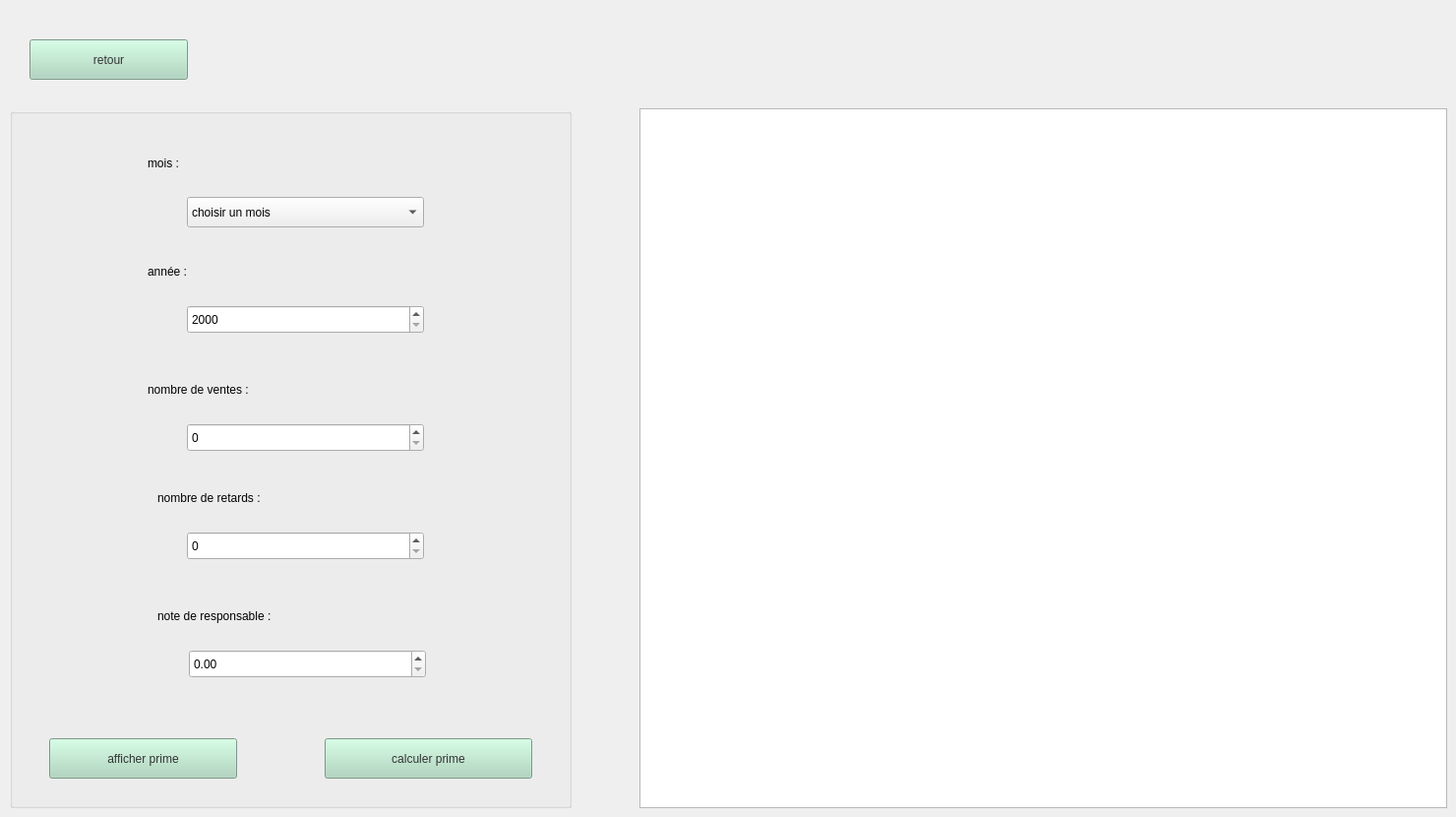
    <widget class="QWidget" name="performance_e">
     <widget class="QGroupBox" name="groupBox_9">
      <property name="geometry">
       <rect>
        <x>10</x>
        <y>110</y>
        <width>571</width>
        <height>711</height>
       </rect>
      </property>
      <property name="title">
       <string/>
      </property>
      <widget class="QPushButton" name="bafficher_primes_e">
       <property name="geometry">
        <rect>
         <x>40</x>
         <y>640</y>
         <width>191</width>
         <height>41</height>
        </rect>
       </property>
       <property name="styleSheet">
        <string notr="true">background-color: rgb(168, 213, 186);
font: 14pt &quot;Segoe UI&quot;;
color: rgb(51, 51, 51);</string>
       </property>
       <property name="text">
        <string>afficher prime</string>
       </property>
      </widget>
      <widget class="QPushButton" name="bcalculer_prime_e">
       <property name="geometry">
        <rect>
         <x>320</x>
         <y>640</y>
         <width>211</width>
         <height>41</height>
        </rect>
       </property>
       <property name="styleSheet">
        <string notr="true">background-color: rgb(168, 213, 186);
font: 14pt &quot;Segoe UI&quot;;
color: rgb(51, 51, 51);</string>
       </property>
       <property name="text">
        <string>calculer prime</string>
       </property>
      </widget>
      <widget class="QSpinBox" name="spinnb_ventes_e">
       <property name="geometry">
        <rect>
         <x>180</x>
         <y>320</y>
         <width>241</width>
         <height>29</height>
        </rect>
       </property>
       <property name="maximum">
        <number>300</number>
       </property>
      </widget>
      <widget class="QLabel" name="label_59">
       <property name="geometry">
        <rect>
         <x>140</x>
         <y>150</y>
         <width>151</width>
         <height>31</height>
        </rect>
       </property>
       <property name="styleSheet">
        <string notr="true">font: 14pt &quot;Segoe UI&quot;;
color: rgb(0, 0, 0);
</string>
       </property>
       <property name="text">
        <string>année :</string>
       </property>
      </widget>
      <widget class="QLabel" name="label_61">
       <property name="geometry">
        <rect>
         <x>150</x>
         <y>380</y>
         <width>231</width>
         <height>31</height>
        </rect>
       </property>
       <property name="styleSheet">
        <string notr="true">font: 14pt &quot;Segoe UI&quot;;
color: rgb(0, 0, 0);
</string>
       </property>
       <property name="text">
        <string>nombre de retards :</string>
       </property>
      </widget>
      <widget class="QDoubleSpinBox" name="dspinnote_resp_e">
       <property name="geometry">
        <rect>
         <x>182</x>
         <y>550</y>
         <width>241</width>
         <height>29</height>
        </rect>
       </property>
       <property name="maximum">
        <double>10.000000000000000</double>
       </property>
      </widget>
      <widget class="QLabel" name="label_60">
       <property name="geometry">
        <rect>
         <x>140</x>
         <y>270</y>
         <width>221</width>
         <height>31</height>
        </rect>
       </property>
       <property name="styleSheet">
        <string notr="true">font: 14pt &quot;Segoe UI&quot;;
color: rgb(0, 0, 0);
</string>
       </property>
       <property name="text">
        <string>nombre de ventes :</string>
       </property>
      </widget>
      <widget class="QLabel" name="label_39">
       <property name="geometry">
        <rect>
         <x>140</x>
         <y>40</y>
         <width>151</width>
         <height>31</height>
        </rect>
       </property>
       <property name="styleSheet">
        <string notr="true">font: 14pt &quot;Segoe UI&quot;;
color: rgb(0, 0, 0);
</string>
       </property>
       <property name="text">
        <string>mois :</string>
       </property>
      </widget>
      <widget class="QSpinBox" name="spinnb_retards_e">
       <property name="geometry">
        <rect>
         <x>180</x>
         <y>430</y>
         <width>241</width>
         <height>29</height>
        </rect>
       </property>
       <property name="maximum">
        <number>100</number>
       </property>
      </widget>
      <widget class="QSpinBox" name="spinannee_prime_e">
       <property name="geometry">
        <rect>
         <x>180</x>
         <y>200</y>
         <width>241</width>
         <height>29</height>
        </rect>
       </property>
       <property name="minimum">
        <number>2000</number>
       </property>
       <property name="maximum">
        <number>2100</number>
       </property>
      </widget>
      <widget class="QLabel" name="label_62">
       <property name="geometry">
        <rect>
         <x>150</x>
         <y>500</y>
         <width>271</width>
         <height>31</height>
        </rect>
       </property>
       <property name="styleSheet">
        <string notr="true">font: 14pt &quot;Segoe UI&quot;;
color: rgb(0, 0, 0);
</string>
       </property>
       <property name="text">
        <string>note de responsable :</string>
       </property>
      </widget>
      <widget class="QComboBox" name="combomois_prime_e">
       <property name="geometry">
        <rect>
         <x>180</x>
         <y>90</y>
         <width>241</width>
         <height>31</height>
        </rect>
       </property>
       <item>
        <property name="text">
         <string>choisir un mois</string>
        </property>
       </item>
       <item>
        <property name="text">
         <string>janvier</string>
        </property>
       </item>
       <item>
        <property name="text">
         <string>fevrier</string>
        </property>
       </item>
       <item>
        <property name="text">
         <string>mars</string>
        </property>
       </item>
       <item>
        <property name="text">
         <string>avril</string>
        </property>
       </item>
       <item>
        <property name="text">
         <string>mai</string>
        </property>
       </item>
       <item>
        <property name="text">
         <string>juin</string>
        </property>
       </item>
       <item>
        <property name="text">
         <string>juillet</string>
        </property>
       </item>
       <item>
        <property name="text">
         <string>aout</string>
        </property>
       </item>
       <item>
        <property name="text">
         <string>septembre</string>
        </property>
       </item>
       <item>
        <property name="text">
         <string>octobre</string>
        </property>
       </item>
       <item>
        <property name="text">
         <string>novembre</string>
        </property>
       </item>
       <item>
        <property name="text">
         <string>decembre</string>
        </property>
       </item>
      </widget>
     </widget>
     <widget class="QTableView" name="tableView_primes_e">
      <property name="geometry">
       <rect>
        <x>650</x>
        <y>110</y>
        <width>821</width>
        <height>711</height>
       </rect>
      </property>
     </widget>
     <widget class="QLabel" name="label_emp_perf">
      <property name="geometry">
       <rect>
        <x>940</x>
        <y>40</y>
        <width>231</width>
        <height>51</height>
       </rect>
      </property>
      <property name="styleSheet">
       <string notr="true">font: 24pt &quot;Segoe UI&quot;;
color: rgb(0, 0, 0);</string>
      </property>
      <property name="text">
       <string/>
      </property>
     </widget>
     <widget class="QPushButton" name="bretour_performance_e">
      <property name="geometry">
       <rect>
        <x>30</x>
        <y>40</y>
        <width>161</width>
        <height>41</height>
       </rect>
      </property>
      <property name="styleSheet">
       <string notr="true">background-color: rgb(168, 213, 186);
font: 14pt &quot;Segoe UI&quot;;
color: rgb(51, 51, 51);</string>
      </property>
      <property name="text">
       <string>retour</string>
      </property>
     </widget>
    </widget>
